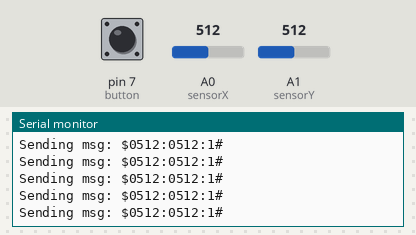
The sketch below on a simulated Arduino Uno, built with avr-gcc and run on an emulated ATmega328P. Shown: the last lines printed to the serial monitor. The inputs (shaded band) are chosen by the test bench; at power-on: A0 (sensorX) = 512, A1 (sensorY) = 512, pin 7 (button) HIGH. No radio packets arrive unless stated.

Above: at 1.2 s.
1.3 s: A0 (sensorX) set to 716
At 1.35 s:
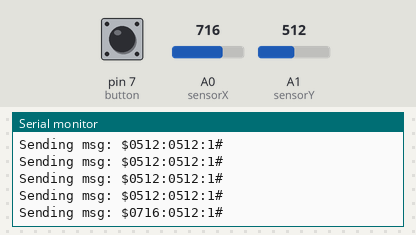
2.8 s: A1 (sensorY) set to 716
At 2.82 s:
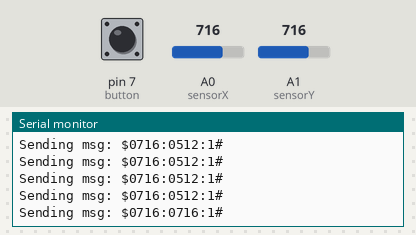
4.3 s: pin 7 (button) pulled LOW for 0.15 s
At 4.35 s:
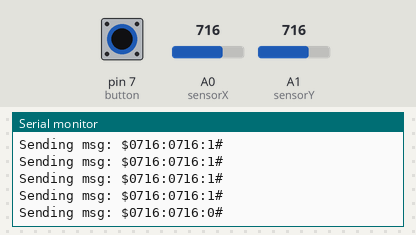
5.9 s: A0 (sensorX) set to 900
At 5.94 s:
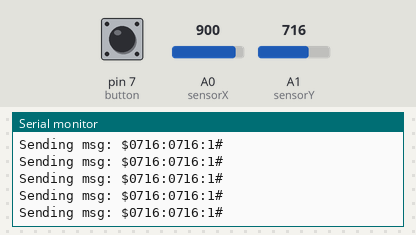
7.4 s: A1 (sensorY) set to 1009
At 7.41 s:
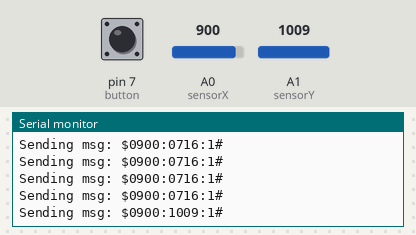
10.4 s: A1 (sensorY) set to 989
At 10.41 s:
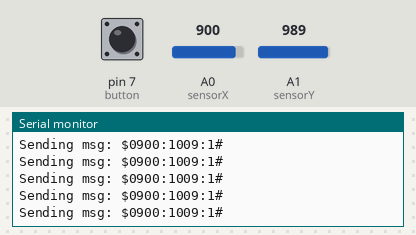
Timing chart, 0 to 13.4 s (numbered marks = the images above; inputs shaded):
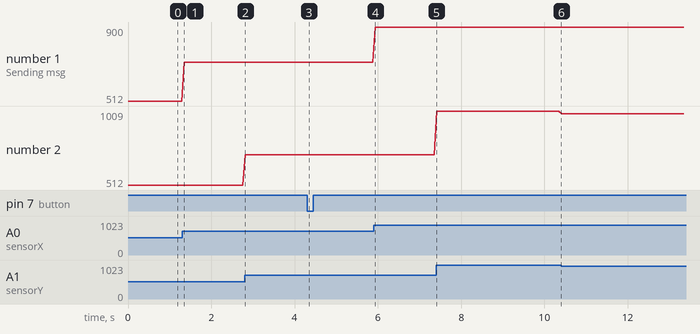

The sketch:

car_controller.ino
```cpp
#include <RH_ASK.h>
#include <SPI.h>

RH_ASK radio;
char msgBuffer[50];

int sensorX = A0;
int xValue = 0;
char xBuffer[4];

int sensorY = A1;
int yValue = 0;
char yBuffer[4];

int button = 7;
int buttonClicked = 0;

void setup() {
  pinMode(button, INPUT);
  digitalWrite(button, HIGH);
  Serial.begin(9600);
  while (!radio.init()) {
    Serial.println("Radio transmitter initialization failed.");
  }
}

void loop() {
  // X: middle around 511 or 512
  xValue = analogRead(sensorX);
  // Y: middle around 513 or 514
  yValue = analogRead(sensorY);
  // Button: 0 if clicked, 1 if not clicked
  buttonClicked = digitalRead(button);

  // printJoystickInfo();
  sendInstructions();
}

void printJoystickInfo() {
  sprintf(msgBuffer, "X: %d | Y: %d | Button: %d", xValue, yValue, buttonClicked);
  Serial.println(msgBuffer);
}

void sendInstructions() {
  formatValue(xValue, xBuffer);
  formatValue(yValue, yBuffer);

  sprintf(msgBuffer, "$%s:%s:%d#", xBuffer, yBuffer, buttonClicked);
  Serial.print("Sending msg: ");
  Serial.println(msgBuffer);

  radio.send((uint8_t*)msgBuffer, strlen(msgBuffer));
  radio.waitPacketSent();
}

void formatValue(int value, char* buffer) {
  if (value > 999) {
    sprintf(buffer, "%d", value);
  } else if (value > 99) {
    sprintf(buffer, "0%d", value);
  } else if (value > 9) {
    sprintf(buffer, "00%d", value);
  } else {
    sprintf(buffer, "000%d", value);
  }
}
```

Measured:
- after the input at 1.3 s, the serial monitor: prints a new line after 0.05 s (image 1)
- after the input at 2.8 s, the serial monitor: prints a new line at once (image 2)
- after the input at 4.3 s, the serial monitor: prints a new line after 0.05 s (image 3)
- after the input at 7.4 s, the serial monitor: prints a new line at once (image 5)
- plotted number 1: 512 → 716 after the input at 1.3 s, 716 → 900 after the input at 5.9 s
- plotted number 2: 716 → 1009 after the input at 7.4 s, 1009 → 989 after the input at 10.4 s
